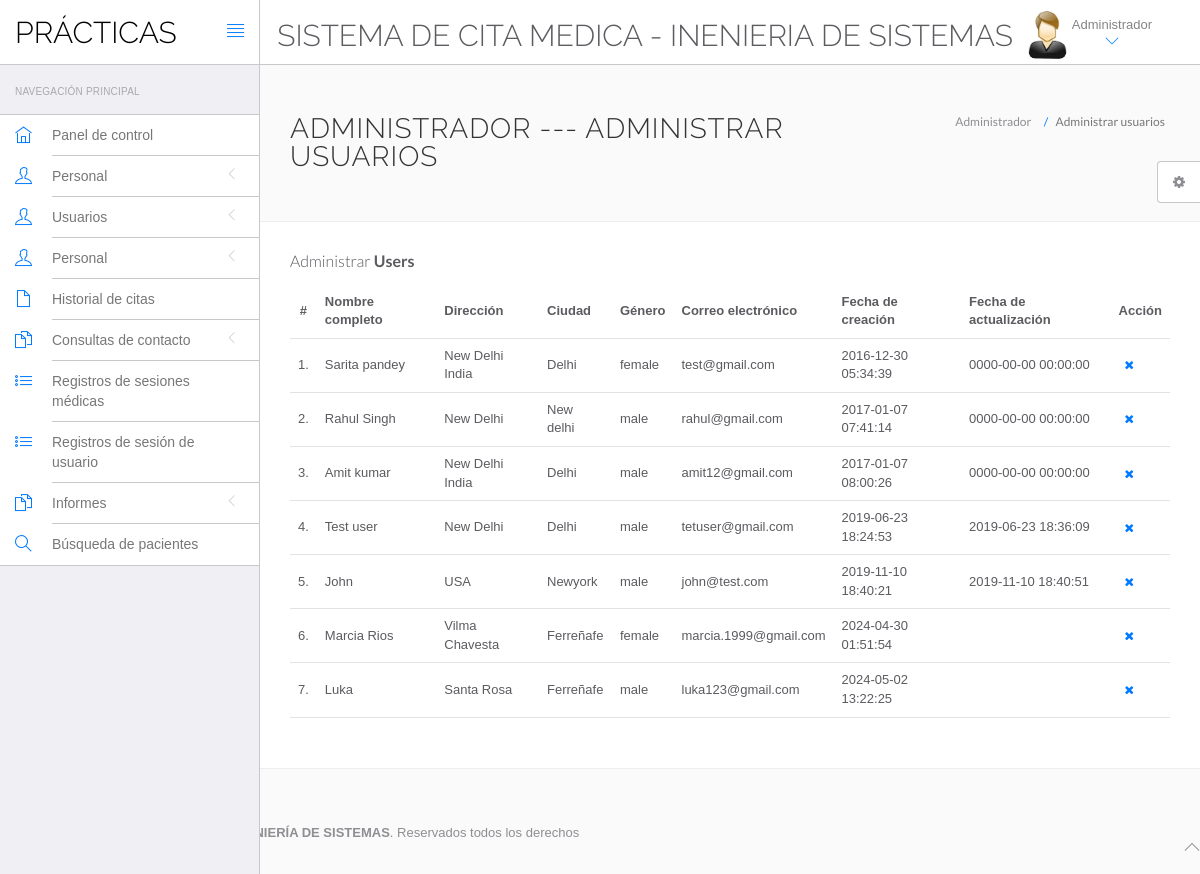
The app's page /ppp/admin/manage-users.php (signed in) with its own data.
### tables this page shows
CREATE TABLE `users` (
  `id` int(11) NOT NULL,
  `fullName` varchar(255) DEFAULT NULL,
  `address` longtext DEFAULT NULL,
  `city` varchar(255) DEFAULT NULL,
  `gender` varchar(255) DEFAULT NULL,
  `email` varchar(255) DEFAULT NULL,
  `password` varchar(255) DEFAULT NULL,
  `regDate` timestamp NULL DEFAULT current_timestamp(),
  `updationDate` timestamp NULL DEFAULT NULL ON UPDATE current_timestamp()
);

### ppp/admin/manage-users.php (the view, shortened to what this page needs)
<?php
include('include/config.php');
?>
<!DOCTYPE html>
<html lang="en">
	<head>
		<link rel="stylesheet" href="vendor/bootstrap/css/bootstrap.min.css">
		<link rel="stylesheet" href="vendor/fontawesome/css/font-awesome.min.css">
		<link rel="stylesheet" href="vendor/themify-icons/themify-icons.min.css">
		<link href="vendor/animate.css/animate.min.css" rel="stylesheet" media="screen">
		<link href="vendor/perfect-scrollbar/perfect-scrollbar.min.css" rel="stylesheet" media="screen">
		<link href="vendor/switchery/switchery.min.css" rel="stylesheet" media="screen">
		<link href="vendor/bootstrap-touchspin/jquery.bootstrap-touchspin.min.css" rel="stylesheet" media="screen">
		<link href="vendor/select2/select2.min.css" rel="stylesheet" media="screen">
		<link href="vendor/bootstrap-datepicker/bootstrap-datepicker3.standalone.min.css" rel="stylesheet" media="screen">
		<link href="vendor/bootstrap-timepicker/bootstrap-timepicker.min.css" rel="stylesheet" media="screen">
		<link rel="stylesheet" href="assets/css/styles.css">
		<link rel="stylesheet" href="assets/css/plugins.css">
		<link rel="stylesheet" href="assets/css/themes/theme-1.css" id="skin_color" />
	</head>
	<body>
		<div id="app">
<?php include('include/sidebar.php');?>
			<div class="app-content">
						<?php include('include/header.php');?>
				<div class="main-content" >
					<div class="wrap-content container" id="container">
						<section id="page-title">
							<div class="row">
								<div class="col-sm-8">
									<h1 class="mainTitle">Administrador --- Administrar usuarios</h1>
																	</div>
								<ol class="breadcrumb">
									<li>
										<span>Administrador</span>
									</li>
									<li class="active">
										<span>Administrar usuarios</span>
									</li>
								</ol>
							</div>
						</section>
						<div class="container-fluid container-fullw bg-white">
									<div class="row">
								<div class="col-md-12">
									<h5 class="over-title margin-bottom-15">Administrar <span class="text-bold">Users</span></h5>
									<table class="table table-hover" id="sample-table-1">
										<thead>
											<tr>
												<th class="center">#</th>
												<th>Nombre completo</th>
												<th class="hidden-xs">Dirección</th>
												<th>Ciudad</th>
												<th>Género</th>
												<th>Correo electrónico</th>
												<th>Fecha de creación</th>
												<th>Fecha de actualización</th>
												<th>Acción</th>
											</tr>
										</thead>
										<tbody>
<?php
$sql=mysqli_query($con,"select * from users");
$cnt=1;
while($row=mysqli_fetch_array($sql))
{
?>
											<tr>
												<td class="center"><?php echo $cnt;?>.</td>
												<td class="hidden-xs"><?php echo $row['fullName'];?></td>
												<td><?php echo $row['address'];?></td>
												<td><?php echo $row['city'];?>
												</td>
												<td><?php echo $row['gender'];?></td>
												<td><?php echo $row['email'];?></td>
												<td><?php echo $row['regDate'];?></td>
												<td><?php echo $row['updationDate'];?>
												</td>
												<td >
												<div class="visible-md visible-lg hidden-sm hidden-xs">
	<a href="manage-users.php?id=<?php echo $row['id']?>&del=delete" onClick="return confirm('Are you sure you want to delete?')"class="btn btn-transparent btn-xs tooltips" tooltip-placement="top" tooltip="Remove"><i class="fa fa-times fa fa-white"></i></a>
												</div>
												</td>
											</tr>
											<?php
$cnt=$cnt+1;
											 }?>
										</tbody>
									</table>
								</div>
							</div>
								</div>
							</div>
						</div>
					</div>
				</div>
	<?php include('include/footer.php');?>
	<?php include('include/setting.php');?>
	</body>
</html>

### ppp/admin/assets/css/themes/theme-1.css (style rules this page uses)
body { background: #FAFAFA; }

### records on screen
users: fullName "Sarita pandey", address "New Delhi India", city "Delhi", gender "female", email "test@gmail.com", regDate "2016-12-30 05:34:39", updationDate "0000-00-00 00:00:00"
users: fullName "Rahul Singh", address "New Delhi", city "New delhi", gender "male", email "rahul@gmail.com", regDate "2017-01-07 07:41:14", updationDate "0000-00-00 00:00:00"
users: fullName "Amit kumar", address "New Delhi India", city "Delhi", gender "male", email "amit12@gmail.com", regDate "2017-01-07 08:00:26", updationDate "0000-00-00 00:00:00"
users: fullName "Test user", address "New Delhi", city "Delhi", gender "male", email "tetuser@gmail.com", regDate "2019-06-23 18:24:53", updationDate "2019-06-23 18:36:09"
users: fullName "John", address "USA", city "Newyork", gender "male", email "john@test.com", regDate "2019-11-10 18:40:21", updationDate "2019-11-10 18:40:51"
users: fullName "Marcia Rios", address "Vilma Chavesta", city "Ferreñafe", gender "female", email "marcia.1999@gmail.com", regDate "2024-04-30 01:51:54"
users: fullName "Luka", address "Santa Rosa", city "Ferreñafe", gender "male", email "luka123@gmail.com", regDate "2024-05-02 13:22:25"
